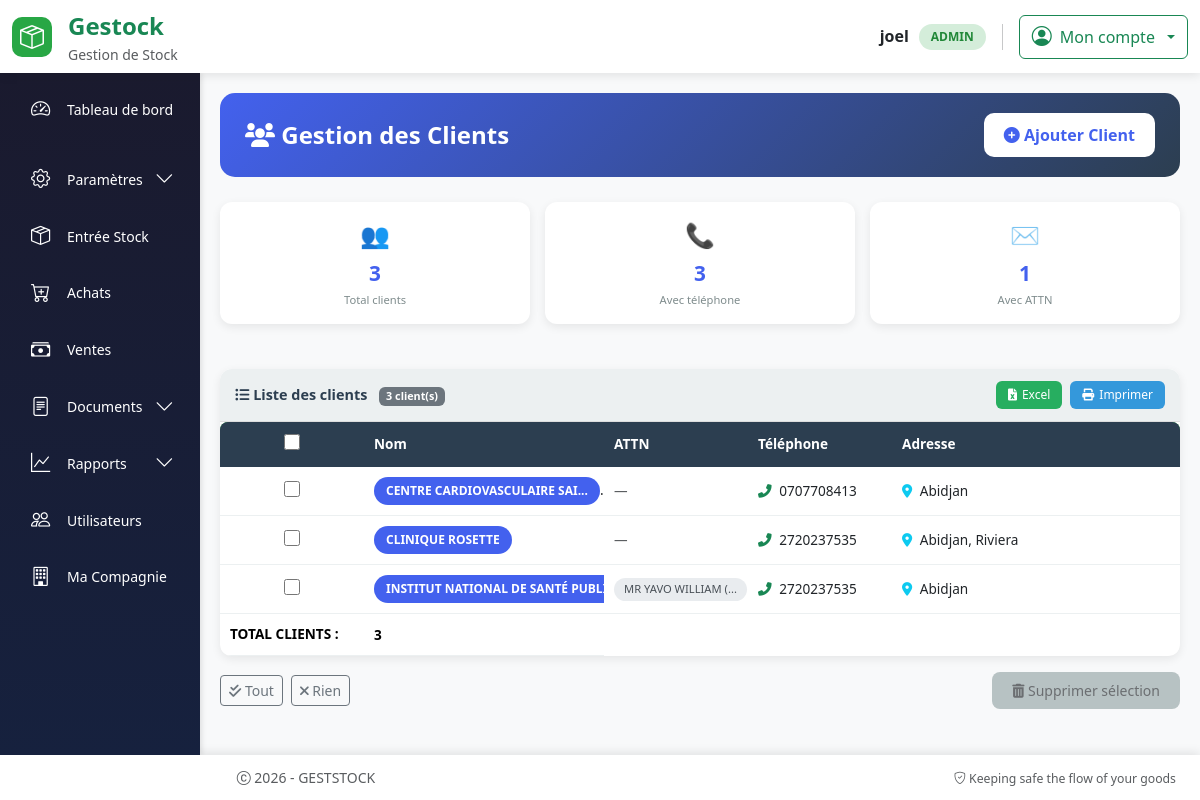
Page /gestion_materiel/client (signed in) on the earlier database version.
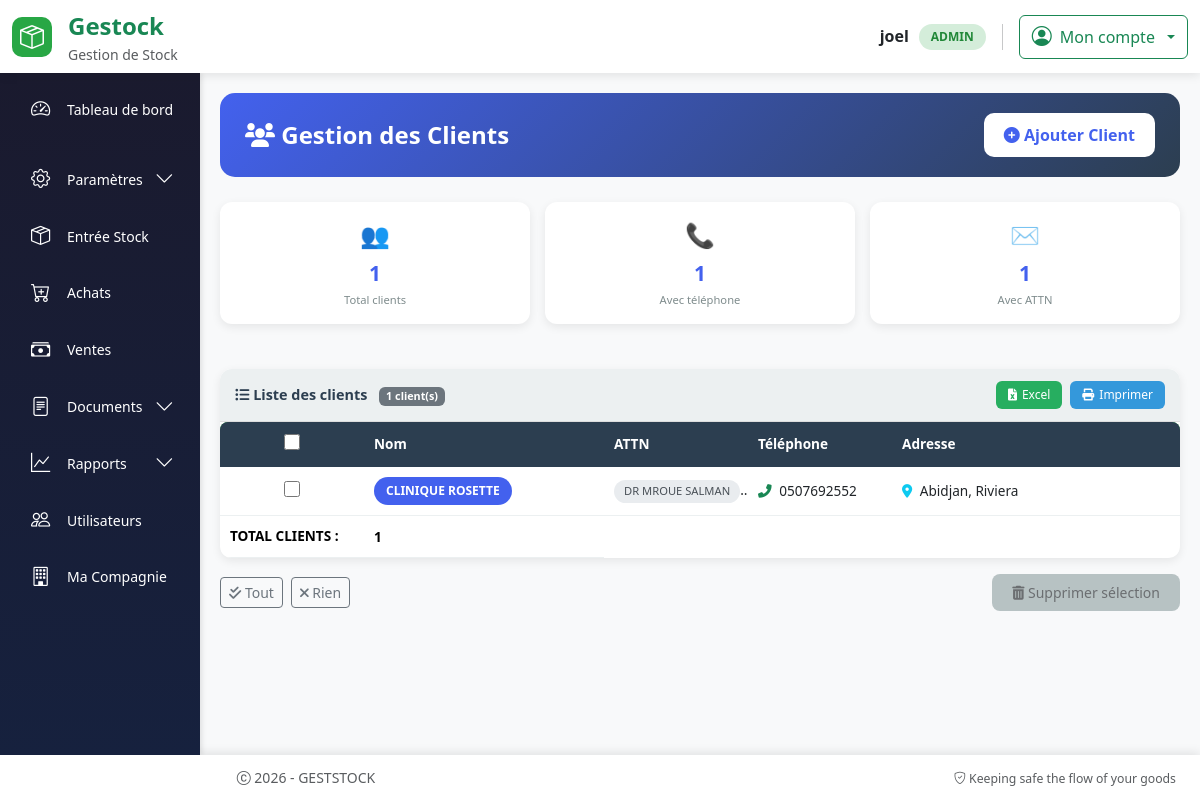
Same page on the later database version.
### models.py (models this page shows, shortened)
class User(UserMixin, db.Model):
  id = db.Column(db.Integer, primary_key=True)
  username = db.Column(db.String(64), index=True, nullable=False)
  email = db.Column(db.String(120), unique=True, nullable=False)
  password_hash = db.Column(db.String(256))
  role = db.Column(db.String(20), nullable=False, default='operateur')
  joined_at = db.Column(db.DateTime(), default = datetime.utcnow, index = True)
  must_change_password = db.Column(db.Boolean, default=False)
  __table_args__ = (
      db.UniqueConstraint('email', name='uq_user_email'),
  )

class Client(db.Model):
    __tablename__ = "client"
    id = db.Column(db.Integer, primary_key=True)
    nom_client = db.Column(db.String(100), nullable=False)
    telephone = db.Column(db.String(30))
    adresse = db.Column(db.String(255), nullable=False)
    attn = db.Column(db.String(255))
    certificats = db.relationship('CertificatInstallation',
                                 backref='client_rel',
                                 lazy=True)
    bons_commande = db.relationship(
        "BonCommande",
        back_populates="client",
        cascade="all, delete-orphan"
    )
    bons_livraison = db.relationship(
        "BonLivraison",
        back_populates="client"
    )

### routes.py (the view, shortened to what this page needs)
@app.route('/gestion_materiel/client', methods=['GET', 'POST'])
@login_required
def client():
  form = ClientForm(csrf_enabled=False)
  clients = Client.query.order_by(Client.nom_client).all()
  return render_template('client.html', form=form, clients=clients)

### templates/client.html (shortened to what this page needs)
{% extends "base.html" %}
{% block content %}
<div class="client-container">
    <div class="client-header">
        <h4>
            <i class="fas fa-users"></i> Gestion des Clients
        </h4>
        <button class="btn-add" data-bs-toggle="modal" data-bs-target="#addclientmodal">
            <i class="fas fa-plus-circle"></i> Ajouter Client
        </button>
    </div>
    {% if clients %}
    {% set total_clients = clients|length %}
    {% set avec_telephone = clients|selectattr('telephone')|list|length %}
    {% set avec_attn = clients|selectattr('attn')|list|length %}
    <div class="stats-grid">
        <div class="stat-card">
            <div class="stat-icon">👥</div>
            <div class="stat-value">{{ total_clients }}</div>
            <div class="stat-label">Total clients</div>
        </div>
        <div class="stat-card">
            <div class="stat-icon">📞</div>
            <div class="stat-value">{{ avec_telephone }}</div>
            <div class="stat-label">Avec téléphone</div>
        </div>
        <div class="stat-card">
            <div class="stat-icon">✉️</div>
            <div class="stat-value">{{ avec_attn }}</div>
            <div class="stat-label">Avec ATTN</div>
        </div>
    </div>
    <form action="{{ url_for('delete_clients') }}" method="post" id="deleteForm">
        <div class="table-container">
            <div class="table-header">
                <div class="table-title">
                    <i class="fas fa-list-ul"></i> Liste des clients
                    <span class="badge bg-secondary ms-2">{{ total_clients }} client(s)</span>
                </div>
                <div class="export-buttons">
                    <button type="button" onclick="exportToExcel()" class="btn-sm-custom btn-excel">
                        <i class="fas fa-file-excel"></i> Excel
                    </button>
                    <button type="button" onclick="window.print()" class="btn-sm-custom btn-print">
                        <i class="fas fa-print"></i> Imprimer
                    </button>
                </div>
            </div>
            <div class="table-wrapper">
                <table class="table-custom" id="clientsTable">
                    <thead>
                        <tr>
                            <th><input type="checkbox" id="select-all" class="checkbox-custom"></th>
                            <th>Nom</th>
                            <th>ATTN</th>
                            <th>Téléphone</th>
                            <th>Adresse</th>
                        </tr>
                    </thead>
                    <tbody>
                        {% for client in clients %}
                        <tr class="client-row"
                            data-id="{{ client.id }}"
                            data-nom="{{ client.nom_client }}"
                            data-attn="{{ client.attn or '' }}"
                            data-telephone="{{ client.telephone or '' }}"
                            data-adresse="{{ client.adresse or '' }}"
                            style="cursor:pointer">
                            <td class="text-center">
                                <input type="checkbox" name="client_ids"
                                       value="{{ client.id }}"
                                       class="checkbox-custom client-checkbox">
                            </td>
                            <td>
                                <span class="badge-client" title="{{ client.nom_client }}">
                                    {{ client.nom_client|upper|truncate(30, true) }}
                                </span>
                            </td>
                            <td>
                                {% if client.attn %}
                                    <span class="badge-attn" title="ATTN: {{ client.attn }}">
                                        {{ client.attn|truncate(20, true) }}
                                    </span>
                                {% else %}
                                    <span class="text-muted">—</span>
                                {% endif %}
                            </td>
                            <td>
                                {% if client.telephone %}
                                    <i class="fas fa-phone-alt text-success me-1"></i>
                                    {{ client.telephone }}
                                {% else %}
                                    <span class="text-muted">—</span>
                                {% endif %}
                            </td>
                            <td>
                                {% if client.adresse %}
                                    <i class="fas fa-map-marker-alt text-info me-1"></i>
                                    {{ client.adresse|truncate(35, true) }}
                                {% else %}
                                    <span class="text-muted">—</span>
                                {% endif %}
                            </td>
                        </tr>
                        {% endfor %}
                    </tbody>
                    <tfoot class="table-secondary">
                        <tr>
                            <td colspan="4" class="text-end fw-bold">TOTAL CLIENTS :</td>
                            <td class="fw-bold">{{ total_clients }}</td>
                        </tr>
                    </tfoot>
                </table>
            </div>
        </div>
        <div class="mt-3 d-flex justify-content-between align-items-center flex-wrap gap-2">
            <div class="d-flex gap-2">
                <button type="button" onclick="selectAll()" class="btn btn-sm btn-outline-secondary">
                    <i class="fas fa-check-double"></i> Tout
                </button>
                <button type="button" onclick="deselectAll()" class="btn btn-sm btn-outline-secondary">
                    <i class="fas fa-times"></i> Rien
                </button>
            </div>
            <button type="submit" class="btn btn-delete btn-sm" id="deleteBtn" onclick="return confirmDelete()">
            </button>
        </div>
    </form>
    {% endif %}
</div>
<link rel="stylesheet" href="https://cdnjs.cloudflare.com/ajax/libs/font-awesome/6.0.0/css/all.min.css">
{% endblock %}

### templates/base.html (shortened to what this page needs)
<!DOCTYPE html>
<html lang="fr">
<head>
    <link rel="stylesheet" href="{{ url_for('static', filename='css/bootstrap.min.css') }}">
    <link rel="stylesheet" href="https://cdn.jsdelivr.net/npm/bootstrap-icons@1.11.3/font/bootstrap-icons.css">
    <link rel="stylesheet" href="{{ url_for('static', filename='style/styles.css') }}">
</head>
<body>
    <header class="app-header">
        <div class="container-fluid py-2">
            <div class="row align-items-center">
                <div class="col-6 col-md-3">
                    <div class="d-flex align-items-center gap-3">
                        <div class="brand-logo">
                            <i class="bi bi-box-seam fs-4"></i>
                        </div>
                        <div>
                            <span class="fs-4 fw-bold text-success">Gestock</span>
                            <small class="text-muted d-none d-md-block">Gestion de Stock</small>
                        </div>
                    </div>
                </div>
                <div class="col-6 col-md-9">
                    <div class="d-flex justify-content-end align-items-center gap-3">
                        {% if current_user.is_authenticated %}
                            <div class="d-none d-md-flex align-items-center gap-3">
                                <div class="text-end">
                                    <div class="fw-semibold">{{ current_user.username }}</div>
                                    <span class="user-badge">{{ current_user.role|upper }}</span>
                                </div>
                            </div>
                            <div class="dropdown">
                                <button class="btn btn-outline-success dropdown-toggle d-flex align-items-center gap-2" type="button" data-bs-toggle="dropdown">
                                    <i class="bi bi-person-circle fs-5"></i>
                                    <span class="d-none d-md-inline">Mon compte</span>
                                </button>
                            </div>
                        {% endif %}
                    </div>
                </div>
            </div>
        </div>
    </header>
    <main class="app-main">
        <div class="container-fluid h-100 p-0">
            <div class="row h-100 g-0">
                {% if current_user.is_authenticated %}
                    <div class="col-md-3 col-lg-2 d-none d-md-block p-0" style="height: 100%;">
                        <div class="app-sidebar" style="height: 100%;">
                            {% include 'partials/sidebar.html' %}
                        </div>
                    </div>
                    {% set content_col = "col-md-9 col-lg-10" %}
                {% else %}
                    {% set content_col = "col-12" %}
                {% endif %}
                <div class="{{ content_col }} p-0" style="height: 100%;">
                    <div class="app-content">
                        {% block content %}{% endblock %}
                    </div>
                </div>
            </div>
        </div>
    </main>
    <footer class="app-footer">
        <div class="container-fluid">
            <div class="row align-items-center">
                <div class="col-md-6">
                    <p class="mb-0 text-muted">
                        <i class="bi bi-c-circle"></i> 2026 - GESTSTOCK
                    </p>
                </div>
                <div class="col-md-6 text-md-end">
                    <small class="text-muted">
                        <i class="bi bi-shield-check"></i> Keeping safe the flow of your goods
                    </small>
                </div>
            </div>
        </div>
    </footer>
</body>
</html>

### templates/partials/sidebar.html (shortened to what this page needs)
<ul class="nav flex-column p-2">
    {% if current_user.role == 'admin' %}
    <li class="nav-item-custom {% if is_active('dashboard') %}active{% endif %}">
        <a class="nav-link-custom" href="{{ url_for('dashboard') }}">
            <i class="bi bi-speedometer2"></i>
            <span>Tableau de bord</span>
        </a>
    </li>
    {% endif %}
    {% if has_role('superadmin', 'admin', 'operateur', 'finance') %}
        <li class="nav-item-custom">
            <a class="nav-link-custom" data-bs-toggle="collapse" href="#paramMenu" role="button" aria-expanded="false">
                <i class="bi bi-gear"></i>
                <span>Paramètres</span>
                <i class="bi bi-chevron-down collapse-icon"></i>
            </a>
        </li>
    {% endif %}
    {% if has_role('admin', 'superadmin', 'operateur') %}
        <li class="nav-item-custom {% if is_active('etat_stock') %}active{% endif %}">
            <a class="nav-link-custom" href="{{ url_for('etat_stock') }}">
                <i class="bi bi-box-seam"></i>
                <span>Entrée Stock</span>
            </a>
        </li>
        <li class="nav-item-custom {% if is_active('nouveau_achat') %}active{% endif %}">
            <a class="nav-link-custom" href="{{ url_for('nouveau_achat') }}">
                <i class="bi bi-cart-plus"></i>
                <span>Achats</span>
            </a>
        </li>
    {% endif %}
    {% if has_role('admin', 'superadmin', 'finance') %}
        <li class="nav-item-custom {% if is_active('nouvelle_vente') %}active{% endif %}">
            <a class="nav-link-custom" href="{{ url_for('nouvelle_vente') }}">
                <i class="bi bi-cash-stack"></i>
                <span>Ventes</span>
            </a>
        </li>
    {% endif %}
    <li class="nav-item-custom">
        <a class="nav-link-custom" data-bs-toggle="collapse" href="#documentsMenu" role="button" aria-expanded="false">
            <i class="bi bi-file-text"></i>
            <span>Documents</span>
            <i class="bi bi-chevron-down collapse-icon"></i>
        </a>
    </li>
    {% if has_role('admin', 'superadmin', 'finance') %}
        <li class="nav-item-custom">
            <a class="nav-link-custom" data-bs-toggle="collapse" href="#rapportsMenu" role="button" aria-expanded="false">
                <i class="bi bi-graph-up"></i>
                <span>Rapports</span>
                <i class="bi bi-chevron-down collapse-icon"></i>
            </a>
        </li>
    {% endif %}
    {% if has_role('admin', 'superadmin') %}
        <li class="nav-item-custom {% if is_active('user') %}active{% endif %}">
            <a class="nav-link-custom" href="{{ url_for('user') }}">
                <i class="bi bi-people"></i>
                <span>Utilisateurs</span>
            </a>
        </li>
    {% endif %}
    {% if has_role('admin', 'superadmin', 'finance', 'operateur') %}
        <li class="nav-item-custom {% if is_active('compagnie') %}active{% endif %}">
            <a class="nav-link-custom" href="{{ url_for('compagnie') }}">
                <i class="bi bi-building"></i>
                <span>Ma Compagnie</span>
            </a>
        </li>
    {% endif %}
</ul>

Differences in the rows shown:
removed Client: nom_client "CENTRE CARDIOVASCULAIRE SAI.…", telephone "0707708413", adresse "Abidjan"
removed Client: nom_client "INSTITUT NATIONAL DE SANTÉ P…", attn "MR YAVO WILLIAM…", telephone "2720237535", adresse "Abidjan"
changed Client "Abidjan, Riviera": attn (not shown) → "DR MROUE SALMA…"; telephone "2720237535" → "0507692552"; no longer shows "—"
Other differences:
{{ total_clients }}: "3" → "1"
{{ avec_telephone }}: "3" → "1"
